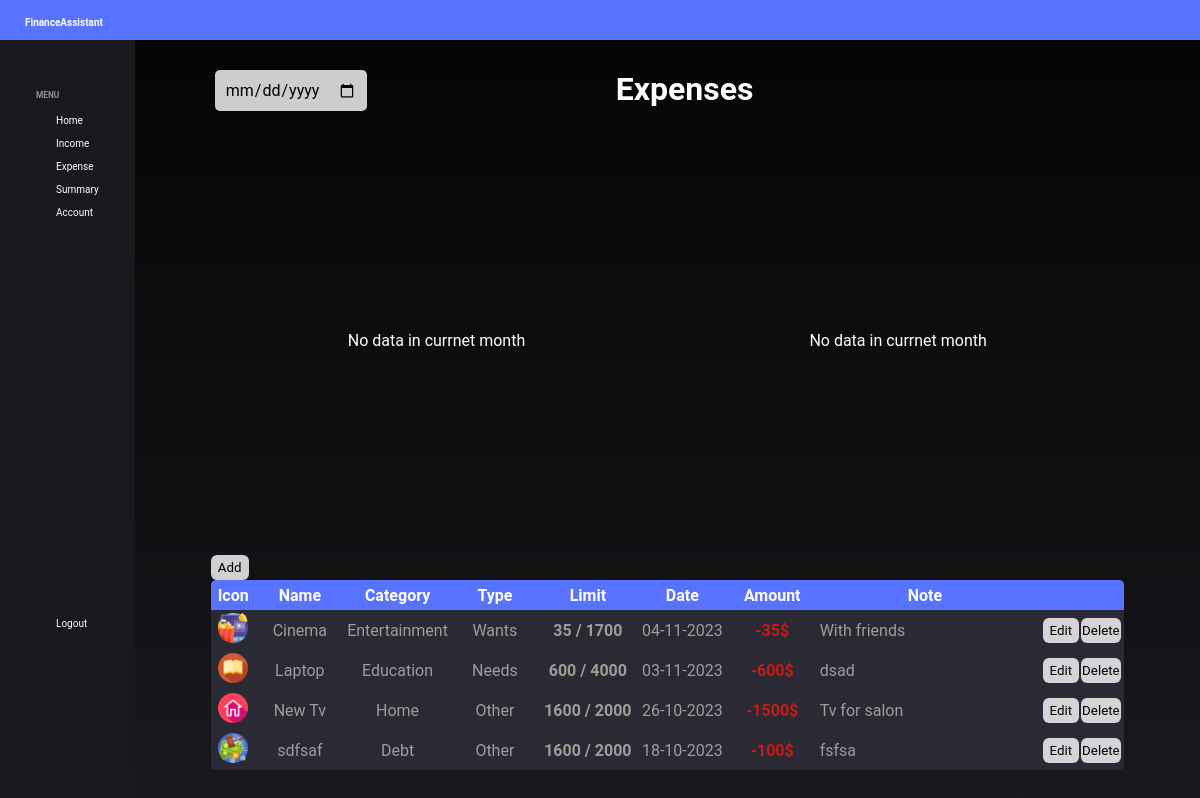
/expenses (signed in), run on an earlier commit of the app's database.
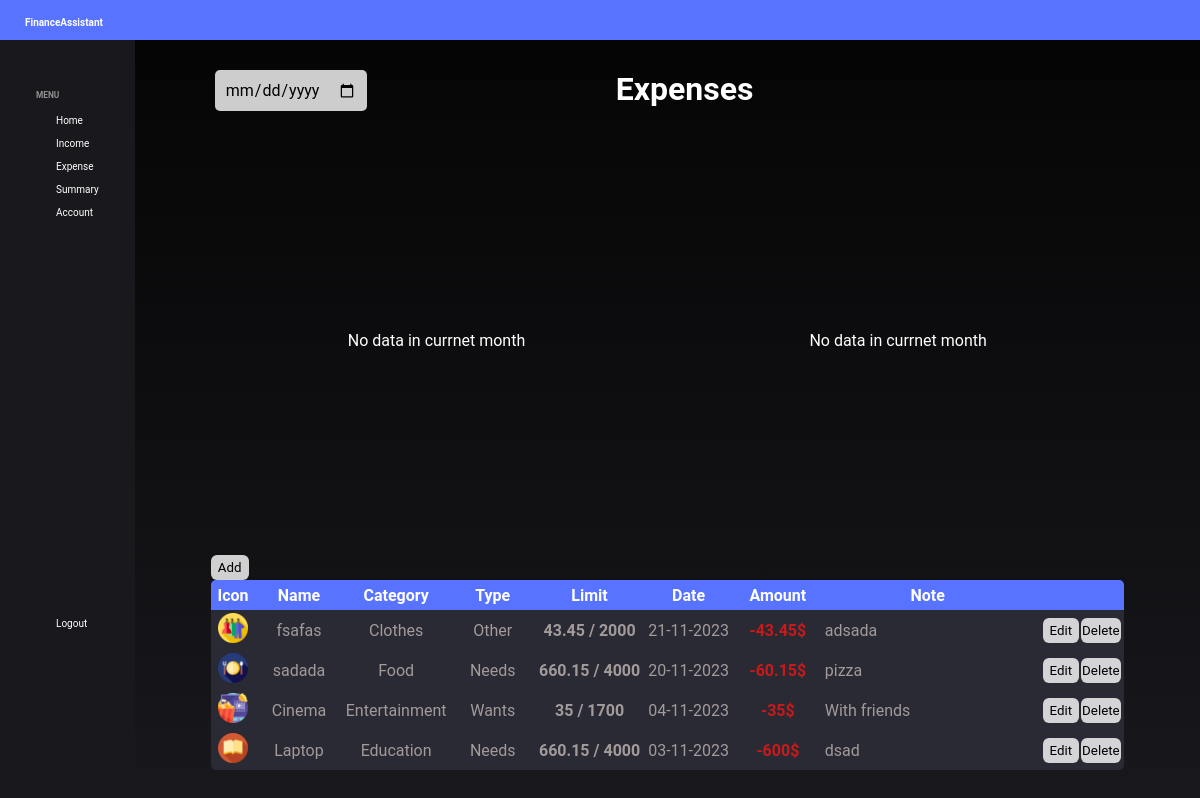
And on a later commit of the database.
### app/models.py (models this page shows)
class Expense(db.Model):
    __tablename__ = 'expenses'
    id = db.Column(db.Integer, primary_key=True)
    user_id = db.Column(db.Integer, db.ForeignKey('users.id'))
    category_id = db.Column(db.Integer, db.ForeignKey('expense_categories.id'))
    type_id = db.Column(db.Integer, db.ForeignKey('expense_types.id'))
    name = db.Column(db.String(25),unique=True, nullable=False)
    date = db.Column(db.Date, nullable=False, default=datetime.utcnow)
    amount = db.Column(db.Float, nullable=False)
    note = db.Column(db.String(40), nullable=False, default='')

class ExpenseCategory(db.Model):
    __tablename__ = 'expense_categories'
    id = db.Column(db.Integer, primary_key=True)
    name = db.Column(db.String(20), unique=True, nullable=False)
    icon = db.Column(db.String(20), nullable=False, default='default.jpg')
    expenses = db.relationship('Expense', backref='category')

class ExpenseType(db.Model):
    __tablename__ = 'expense_types'
    id = db.Column(db.Integer, primary_key=True)
    name = db.Column(db.String(20), unique=True, nullable=False)
    expenses = db.relationship('Expense', backref='expense_type')

class User(db.Model, UserMixin):
    __tablename__ = 'users'
    id = db.Column(db.Integer, primary_key=True, nullable=False)
    username = db.Column(db.String(20), unique=True, nullable=False)
    email = db.Column(db.String(120), unique=True, nullable=False)
    gender = db.Column(db.String(10), nullable=False)
    password = db.Column(db.String(60), nullable=False)
    saldo = db.Column(db.Float, nullable=False, default=0)
    wants = db.Column(db.Integer, nullable=False, default=1000)
    needs = db.Column(db.Integer, nullable=False, default=1000)
    other = db.Column(db.Integer, nullable=False, default=1000)
    incomes = db.relationship('Income', backref='user')
    expenses = db.relationship('Expense', backref='user')

### app/routes.py (the view, shortened to what this page needs)
@app.route("/expenses", methods=['GET', 'POST'])
@login_required
def expenses():
    expenses = Expense.query.filter_by(user=current_user).all()
    expenses.sort(key=lambda x: x.date, reverse=True)
    exp_needs = Expense.query.filter_by(user=current_user, type_id=1).all()
    exp_wants = Expense.query.filter_by(user=current_user, type_id=2).all()
    exp_other = Expense.query.filter_by(user=current_user, type_id=3).all()
    expenses_all = []
    table = []
    set_variable = set()
    for expense in expenses:
        set_variable.add(str(expense.date.strftime('%m.%Y')))
        expenses_all.append(expense)
    expenses_all.sort(key=lambda x: x.date, reverse=False)
    for x in set_variable:
        sum_variable_needs = 0
        sum_variable_wants = 0
        sum_variable_other = 0
        dict_variable = dict()
        dict_variable["date"] = x
        for expense in expenses:
            if expense.date.strftime('%m') == x.split('.')[0] and expense.date.strftime('%Y') == x.split('.')[1] and expense in exp_needs:
                sum_variable_needs += expense.amount
            elif expense.date.strftime('%m') == x.split('.')[0] and expense.date.strftime('%Y') == x.split('.')[1] and expense in exp_wants:
                sum_variable_wants += expense.amount
            elif expense.date.strftime('%m') == x.split('.')[0] and expense.date.strftime('%Y') == x.split('.')[1] and expense in exp_other:
                sum_variable_other += expense.amount
        dict_variable["amount_needs"] = sum_variable_needs
        dict_variable["amount_wants"] = sum_variable_wants
        dict_variable["amount_other"] = sum_variable_other
        table.append(dict_variable)
    form = DatePickerForm()
    month_year = date.today().strftime('%m.%Y')
    if form.validate_on_submit():
        selected_date = form.date.data
        month_year = selected_date.strftime('%m.%Y')
        expenses = Expense.query.filter_by(user=current_user, date=selected_date).all()
    plot2_list = []
    for expense in expenses_all:
        if expense.date.strftime("%m.%Y") == month_year:
            plot2_list.append(expense)
    plot2_data=[]
    variable_needs = 0
    variable_wants = 0
    variable_other = 0
    lables_pie = ["wants","needs","other"]
    values_pie =[variable_wants,variable_needs,variable_other]
    new_data = []
    lables_bar = list(set([row[0] for row in plot2_data]))
    dates_datetime = [datetime.strptime(data, "%Y-%m-%d") for data in lables_bar]
    sorted_dates = sorted(dates_datetime)
    sorted_lables = [data.strftime("%Y-%m-%d") for data in sorted_dates]
    values_bar = [row[1] for row in new_data]
    return render_template('expenses.html', expenses=expenses,
                            table=table, values_bar=values_bar,sorted_lables=sorted_lables, values_pie = values_pie, lables_pie = lables_pie ,form=form)

### app/forms.py
class DatePickerForm(FlaskForm):
    date = DateField('Date',id='date-picker')

### app/models.py (called while the page is built)
@login_manager.user_loader
def load_user(user_id):
    return User.query.get(int(user_id))

### app/routes.py (called while the page is built)
@app.context_processor
def utility_processor():
    def is_expense(transaction):
        return isinstance(transaction, Expense)
    def is_income(transaction):
        return isinstance(transaction, Income)
    return dict(is_expense=is_expense, is_income=is_income)

### app/templates/expenses.html (shortened to what the changed rows need)
{% extends "base.html" %}
{% block content %}
<div class="right-section-container">
    <div class="top-container">
        <div>
            <h1 id="route-title">Expenses</h1>
        </div>
    </div>
    <div class="table-container">
        <table class="ie-table">
            <tr>
                <th>Icon</th>
                <th>Name</th>
                <th>Category</th>
                <th>Type</th>
                <th>Limit</th>
                <th>Date</th>
                <th>Amount</th>
                <th>Note</th>
                <th></th>
            </tr>
            {% if not expenses %}
                <tr>
                    <td colspan="9" style="text-align: center;">No expenses on chosen day</td>
                </tr>
            {% else %}
                {% for expense in expenses %}
                <tr>
                    <td><img src="{{ url_for('static', filename='exp_icons/' + expense.category.name.lower() +'.png') }}" width="30" height="30"></td>
                    <td>{{ expense.name }}</td>
                    <td>{{ expense.category.name }}</td>
                    <td>{{ expense.expense_type.name }}</td>
                    {% for entry in table %}
                        {% if expense.expense_type.name.lower() == 'needs' and expense.date.strftime('%m.%Y') == entry["date"] %}
                            <td style="font-weight: bold;">{% if entry["amount_needs"] == entry["amount_needs"]|float|int %}{{ entry["amount_needs"]|int }}{% else %}{{ entry["amount_needs"] }}{% endif %} / {{ current_user.needs }}</td>
                        {% endif %}
                        {% if expense.expense_type.name.lower() == 'wants' and expense.date.strftime('%m.%Y') == entry["date"] %}
                        <td style="font-weight: bold;">{% if entry["amount_wants"] == entry["amount_wants"]|float|int %}{{ entry["amount_wants"]|int }}{% else %}{{ entry["amount_wants"] }}{% endif %} / {{ current_user.wants }}</td>
                        {% endif %}
                        {% if expense.expense_type.name.lower() == 'other' and expense.date.strftime('%m.%Y') == entry["date"] %}
                        <td style="font-weight: bold;">{% if entry["amount_other"] == entry["amount_other"]|float|int %}{{ entry["amount_other"]|int }}{% else %}{{ entry["amount_other"] }}{% endif %} / {{ current_user.other }}</td>
                        {% endif %}
                    {% endfor %}
                    <td>{{ expense.date.strftime('%d-%m-%Y') }}</td>
                    <td style="color: rgb(201, 25, 25); font-weight: bold;">-{% if expense.amount == expense.amount|float|int %}{{ expense.amount|int }}{% else %}{{ expense.amount }}{% endif %}$</td>
                    <td style="text-align: left;">{{ expense.note }}</td>
                    <td>
                        <div class="button-container" style="justify-content: right;">
                            <a href="{{ url_for('update_expense', expense_id=expense.id) }}">
                                <button type="button" class="exp-btn" style="width: 36px;height: 25px;">Edit</button>
                            </a>
                            <form action="{{ url_for('delete_expense', expense_id=expense.id) }}" method="POST">
                                <input type="submit" class="exp-btn" style="width: 40px;height: 25px;" value="Delete">
                            </form>
                        </div>
                    </td>
                </tr>
                {% endfor %}
            {% endif %}
        </table>
    </div>
</div>
{% endblock content %}

What changed in the data, as far as the page shows it:
no longer on this page (row unchanged): Expense: shows a picture, name "New Tv", category.name "Home", expense_type.name "Other", amount_other "1600", {{ current_user.other }} "2000", date "26-10-2023", amount "1500", note "Tv for salon"
no longer on this page (row unchanged): Expense: shows a picture, name "sdfsaf", category.name "Debt", expense_type.name "Other", amount_other "1600", {{ current_user.other }} "2000", date "18-10-2023", amount "100", note "fsfsa"
added Expense: shows a picture, name "fsafas", category.name "Clothes", expense_type.name "Other", amount_other "43.45", {{ current_user.other }} "2000", date "21-11-2023", amount "43.45", note "adsada"
added Expense: shows a picture, name "sadada", category.name "Food", expense_type.name "Needs", amount_needs "660.15", {{ current_user.needs }} "4000", date "20-11-2023", amount "60.15", note "pizza"
Also different on the page:
new list line: "660.15 /"
new list line: "4000"
list line gone: "600 /"
list line gone: "4000"
